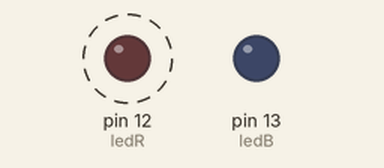
A sketch run on a simulated Arduino Uno, built with avr-gcc and run on an emulated ATmega328P. On the bench: output pins drawn as LEDs (lit = HIGH). Dashed ring = blinking.

Above: at 0.2 s.
At 2.7 s:
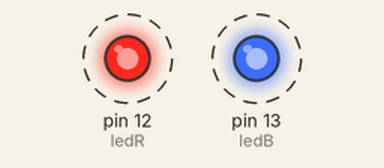
Timing chart, 0 to 4.6 s (numbered marks = the images above):
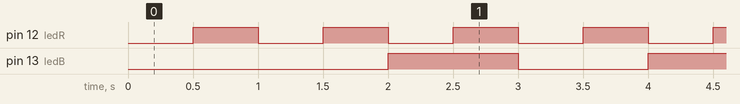

The sketch:

Blink_2_LED_With_Millis_Alternating_Long_Way_Time_Change.ino
```cpp
/*
 * Name: Bheesham Ramkissoon
 * Date: April 26, 2019
 * Description: Blinks 2 LEDs using the Millis() function
 */

 // Declaring the LED pin
 const int ledR = 12; // red LED
 const int ledB = 13; // blue LED

 // setting the default LED state
 int led1State = LOW;
 int led2State = HIGH;

 //declaring a long to keep track of the milliseconds
 unsigned long previousMillis = 0;
 unsigned long previousMillis2 = 0;

 // declaring and initializing the interval at which the LED will swtich on and off
 const long interval = 500;
 const long interval2 = 1000;

void setup() {
  // put your setup code here, to run once:
  pinMode(ledR, OUTPUT);
  pinMode(ledB, OUTPUT);
}

void loop() {
  // put your main code here, to run repeatedly:
  unsigned long currentMillis = millis(); // store the current clock value

  if (currentMillis - previousMillis >= interval){
    //save the current clock value to previous millis
    previousMillis = currentMillis;

    // if the LED is off, turn it on and vice versa
    if (led1State == LOW){
      led1State = HIGH;
    }
    else{
      led1State = LOW;
    }

    // set the LED to its appropriate state
    digitalWrite(ledR, led1State);
  }

  if (currentMillis - previousMillis2 >= interval2){
    //save the current clock value to previous millis
    previousMillis2 = currentMillis;

    // if the LED is off, turn it on and vice versa
    if (led2State == LOW){
      led2State = HIGH;
    }
    else{
      led2State = LOW;
    }

    // set the LED to its appropriate state
    digitalWrite(ledB, led2State);
  }
}
```

Measured:
- by itself, pin 12 (ledR): alternates HIGH for 0.50 s and LOW for 0.50 s
- by itself, pin 13 (ledB): alternates HIGH for 1.0 s and LOW for 1.0 s
